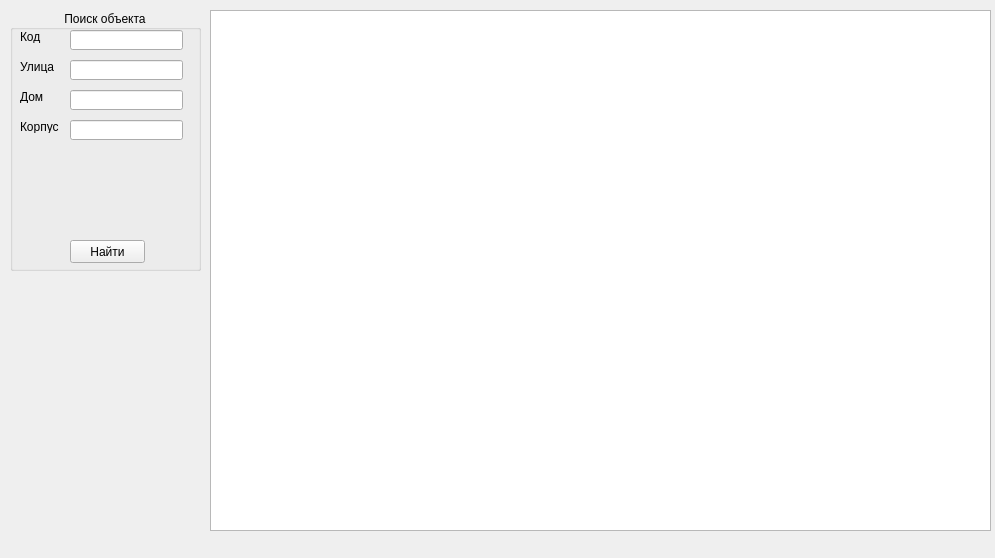
<?xml version="1.0" encoding="UTF-8"?>
<ui version="4.0">
 <class>ObjectsListView</class>
 <widget class="QMainWindow" name="ObjectsListView">
  <property name="geometry">
   <rect>
    <x>0</x>
    <y>0</y>
    <width>995</width>
    <height>558</height>
   </rect>
  </property>
  <property name="windowTitle">
   <string>MainWindow</string>
  </property>
  <widget class="QWidget" name="centralwidget">
   <widget class="QTableView" name="tableObjectsList">
    <property name="geometry">
     <rect>
      <x>210</x>
      <y>10</y>
      <width>781</width>
      <height>521</height>
     </rect>
    </property>
    <property name="sortingEnabled">
     <bool>true</bool>
    </property>
    <attribute name="verticalHeaderShowSortIndicator" stdset="0">
     <bool>false</bool>
    </attribute>
   </widget>
   <widget class="QGroupBox" name="groupBox">
    <property name="geometry">
     <rect>
      <x>10</x>
      <y>10</y>
      <width>191</width>
      <height>261</height>
     </rect>
    </property>
    <property name="title">
     <string>Поиск объекта</string>
    </property>
    <property name="alignment">
     <set>Qt::AlignCenter</set>
    </property>
    <widget class="QLineEdit" name="streetFindEdit">
     <property name="geometry">
      <rect>
       <x>60</x>
       <y>50</y>
       <width>113</width>
       <height>20</height>
      </rect>
     </property>
    </widget>
    <widget class="QLabel" name="label">
     <property name="geometry">
      <rect>
       <x>10</x>
       <y>50</y>
       <width>47</width>
       <height>13</height>
      </rect>
     </property>
     <property name="text">
      <string>Улица</string>
     </property>
    </widget>
    <widget class="QLabel" name="label_2">
     <property name="geometry">
      <rect>
       <x>10</x>
       <y>80</y>
       <width>47</width>
       <height>13</height>
      </rect>
     </property>
     <property name="text">
      <string>Дом</string>
     </property>
    </widget>
    <widget class="QLineEdit" name="houseFindEdit">
     <property name="geometry">
      <rect>
       <x>60</x>
       <y>80</y>
       <width>113</width>
       <height>20</height>
      </rect>
     </property>
    </widget>
    <widget class="QLabel" name="label_3">
     <property name="geometry">
      <rect>
       <x>10</x>
       <y>110</y>
       <width>47</width>
       <height>13</height>
      </rect>
     </property>
     <property name="text">
      <string>Корпус</string>
     </property>
    </widget>
    <widget class="QLineEdit" name="korpFindEdit">
     <property name="geometry">
      <rect>
       <x>60</x>
       <y>110</y>
       <width>113</width>
       <height>20</height>
      </rect>
     </property>
    </widget>
    <widget class="QLabel" name="label_4">
     <property name="geometry">
      <rect>
       <x>10</x>
       <y>20</y>
       <width>47</width>
       <height>13</height>
      </rect>
     </property>
     <property name="text">
      <string>Код</string>
     </property>
    </widget>
    <widget class="QLineEdit" name="objCodeFindEdit">
     <property name="geometry">
      <rect>
       <x>60</x>
       <y>20</y>
       <width>113</width>
       <height>20</height>
      </rect>
     </property>
    </widget>
    <widget class="QPushButton" name="pushButton">
     <property name="geometry">
      <rect>
       <x>60</x>
       <y>230</y>
       <width>75</width>
       <height>23</height>
      </rect>
     </property>
     <property name="text">
      <string>Найти</string>
     </property>
    </widget>
   </widget>
  </widget>
  <widget class="QMenuBar" name="menubar">
   <property name="geometry">
    <rect>
     <x>0</x>
     <y>0</y>
     <width>995</width>
     <height>21</height>
    </rect>
   </property>
  </widget>
 </widget>
 <resources/>
 <connections/>
</ui>
